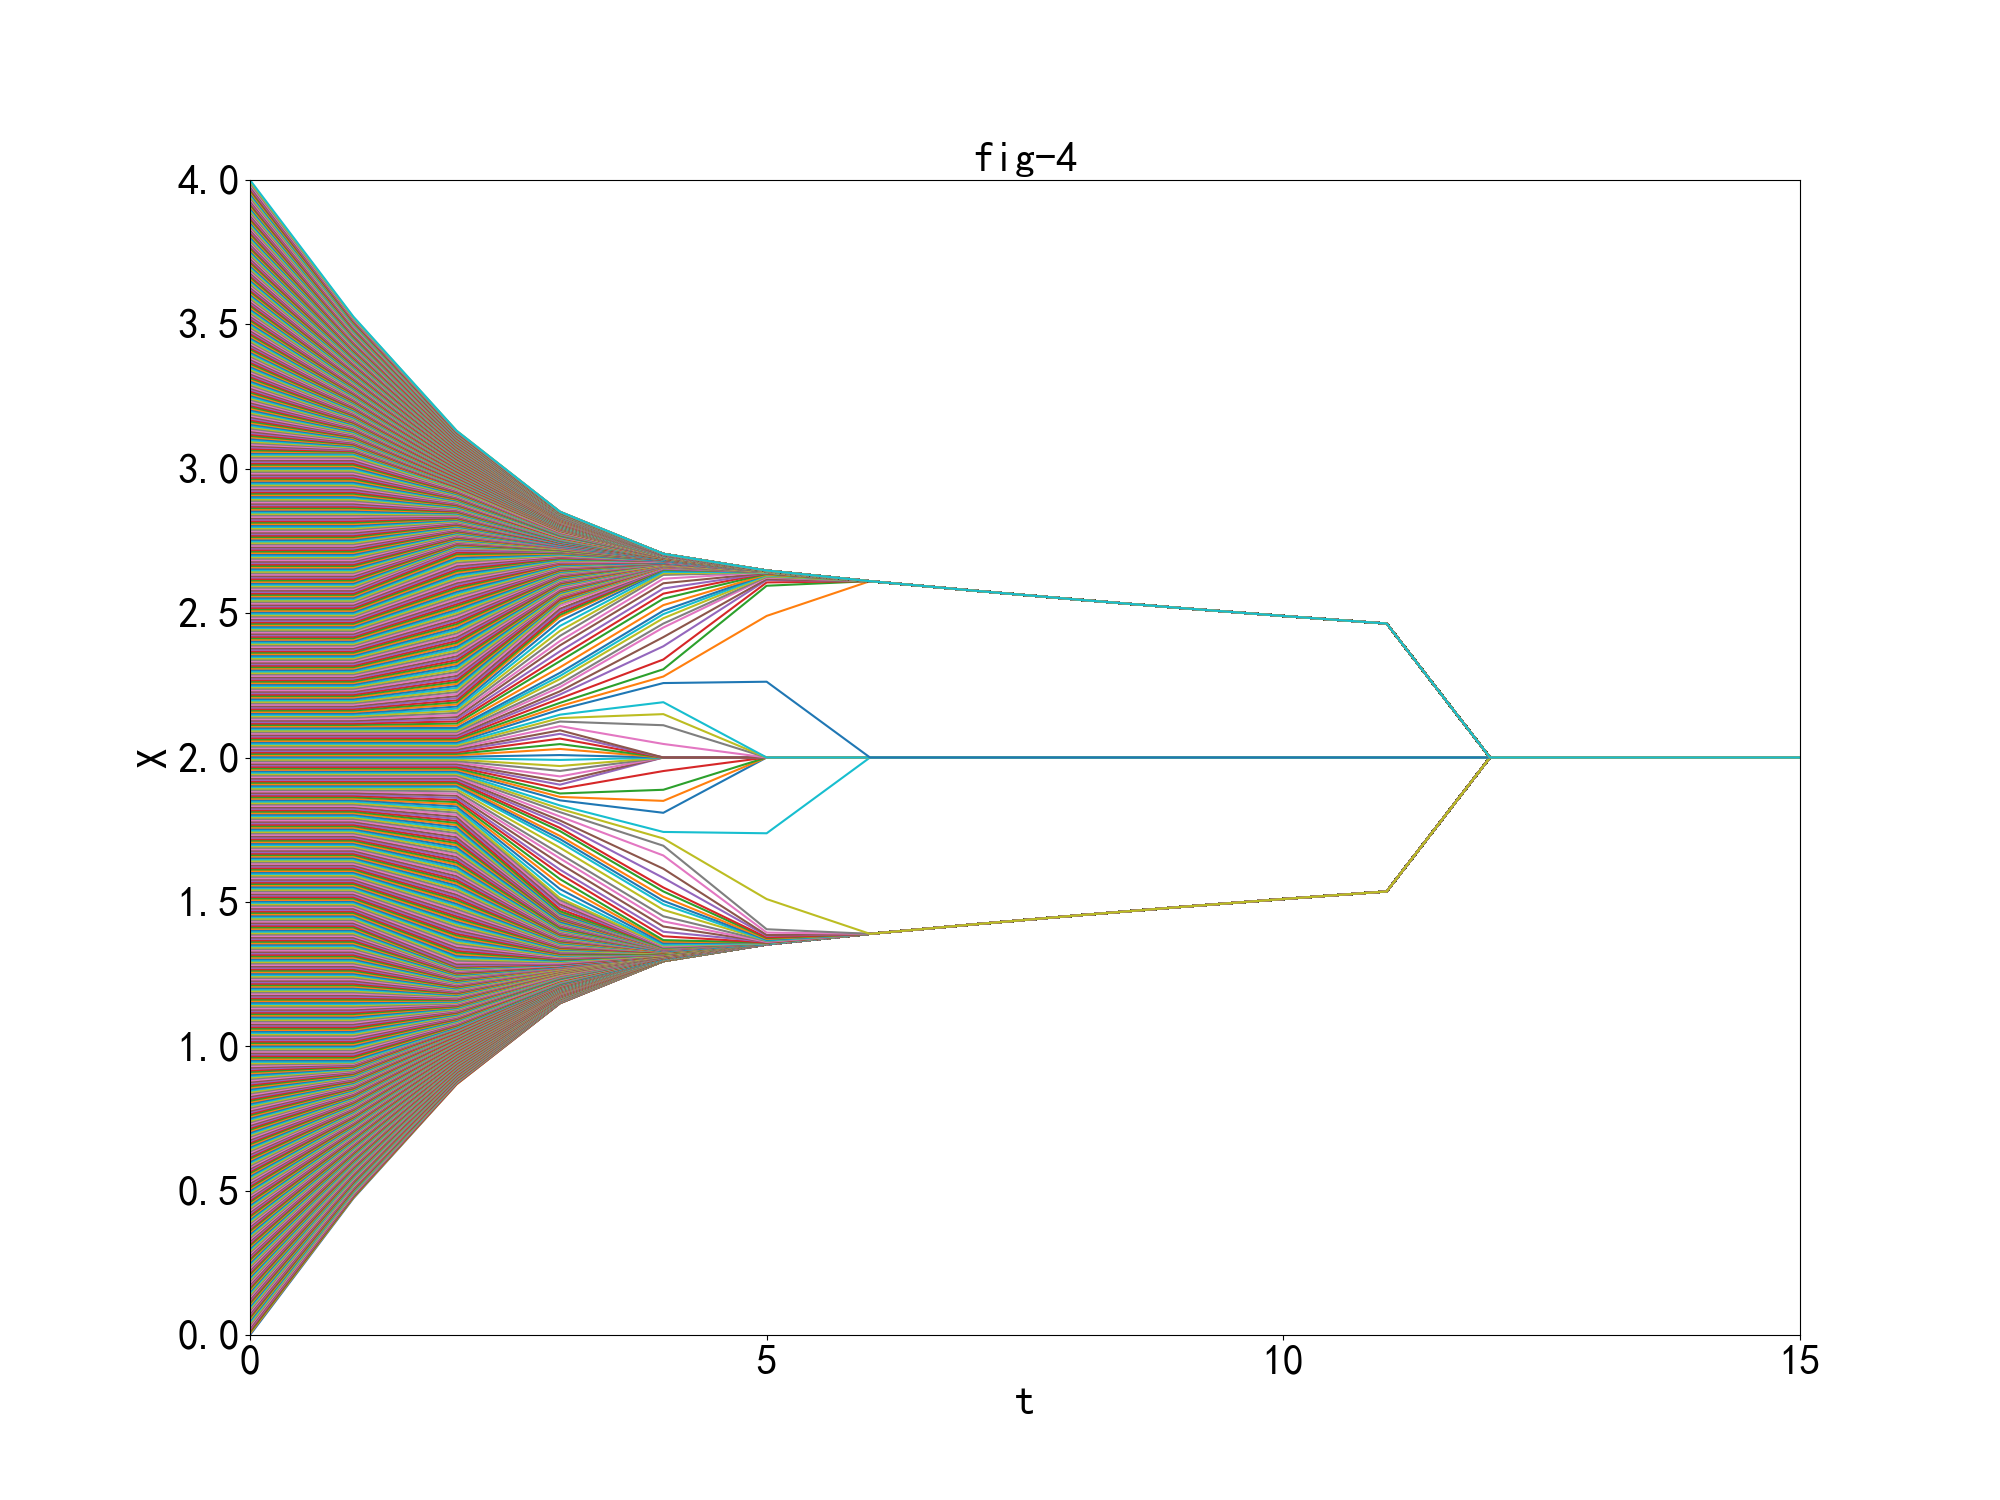

Write Python code to recreate this figure.
import numpy as np
# import pandas as pd
import matplotlib.pyplot as plt
from tqdm import tqdm, trange   # trange(i)是tqdm(range(i))的一种简单写法

plt.rcParams['font.sans-serif'] = ['SimHei']  # 显示中文标签
plt.rcParams['axes.unicode_minus'] = False  # 设置正常显示符号


def make_matricx(N):  # 首次构造邻接矩阵
    nc = N.shape[0]
    x = np.zeros((nc, nc))
    for i in range(nc):
        for j in range(nc):
            if abs(N[i] - N[j]) < 0.95:
                x[i, j] = 1
    return x


def count_out(x, N):  # 计算收敛一次后的结果
    nc = len(x)
    w = []
    for i in range(nc):
        num = 0
        for j in range(nc):
            if x[i, j] == 1:
                num += 1
        if num != 0:
            w.append(1 / num)
        else:
            w.append(0)
    w = np.array(w)
    N = np.dot(N, x)
    nc = len(N)
    for i in range(nc):
        N[i] = N[i] * w[i]
    return N


fig_4 = plt.figure(figsize=(20, 15))
axis_x = []
axis_y = []
N = np.linspace(0, 4, 800)
for t in trange(16):
    axis_x.append(t)
    axis_y.append(N.copy())
    X = make_matricx(N)
    N = count_out(X, N)


axis_y = np.array(axis_y)
for i in range(axis_y.shape[1]):
    plt.plot(axis_x, axis_y[:, i])
plt.xlim(0, 15)
plt.ylim(0, 4)
plt.xticks(np.arange(0, 16, 5), fontsize=30)
plt.yticks(np.arange(0, 4.5, 0.5), fontsize=30)
plt.xlabel('t', fontsize=30)
plt.ylabel('X', fontsize=30)
plt.title('fig-4', fontsize=30)
plt.show()
